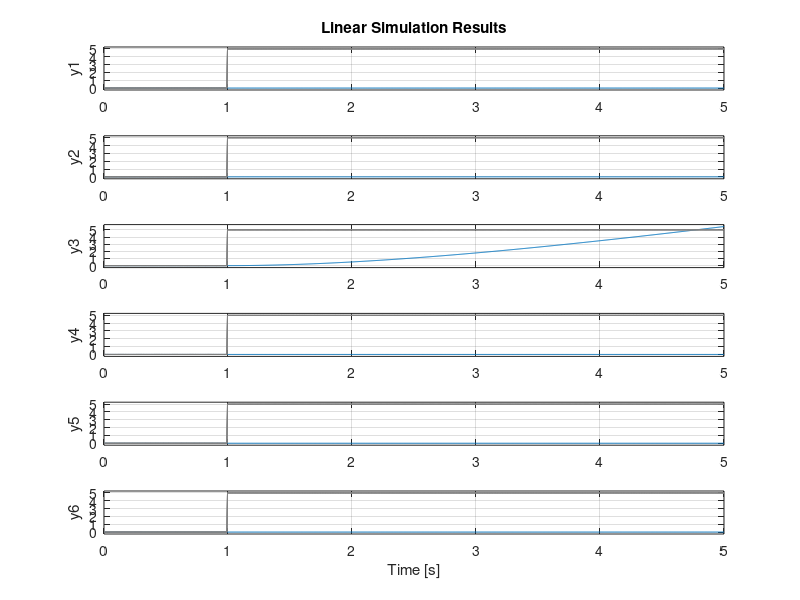

Write the MATLAB code that produced this figure. (Note: this script raises an error after producing the figure.)
%%
load('references_17.mat')



m = .5;
L = .25;
k = 3*10^-6;
b = 10^-7;
g = 9.81;
kd = .25;
cm = 10^4;
Ixx = .005;
Iyy = .005;
Izz = .01;

hv = g*m/(4*k*cm); % hover_voltage; 

A = [0,0,0,1,zeros(1,8);
    0,0,0,0,1,zeros(1,7);
    0,0,0,0,0,1,zeros(1,6);
    0,0,0,-kd/m,zeros(1,8);
    0,0,0,0,-kd/m,zeros(1,7);
    0,0,0,0,0,-kd/m,zeros(1,6);
    zeros(1,9),1,0,0;
    zeros(1,10),1,0;
    zeros(1,11),1;
    zeros(1,12);
    zeros(1,12);
    zeros(1,12)];  
A(5,7) = -g;
A(4,8) = g;
B = zeros(12,4);
B(6,:) = (k*cm/m)*ones(4,1); %vx input
B(10,1) = L*k*cm/Ixx; B(10,3) = -L*k*cm/Ixx;
B(11,2) = L*k*cm/Iyy; B(11,4) = -L*k*cm/Iyy;
B(12,[1,3]) = b*cm/Izz; B(12,[2,4]) = -b*cm/Izz;
%B(4,:) = ones(4,1); %vy input
C = zeros(6,12);
C(1:3,1:3) = eye(3);
C(4:6,7:9) = eye(3);
D = zeros(6,4);
sysl = ss(A,B,C,D);
t = linspace(0,5,1000);
u = zeros(4,length(t));
u(:,200:1000) = u(:,200:1000) + 5;
lsim(sysl,u,t);

%% Discrete system, stability, poles, controllability.
Ts = 0.05;
sysd = c2d(sysl,Ts); 

eig(sysd.A) %Poles
Ad = sysd.A;
Bd = sysd.B;
Cd = sysd.C;
Dd = sysd.D;
zz=tzero(Ad,Bd,Cd,Dd); %Transmission zeros
zeta=zz(1); % choose one of the transmission zeros
M=[zeta*eye(length(Ad))-Ad -Bd; Cd Dd];
z=null(M);
x0=z(1:length(Ad),1);
u0=z(length(Ad)+1:length(z),1);

CC = ctrb(Ad,Bd); %Controllability
[V,dC]=eig(Ad');%unstable uncontrollable -> not stabalizable
Cmodes = Bd'*V;

OO=obsv(Ad,Cd);
rank(OO); % < length(A) ?
[V,dO]=eig(Ad);
Omodes = Cd*V;

%% LQR control
Ts = 0.05;
%Q = zeros(12,12);
%Q(1:3,1:3) = [1,0,0; 0,1,0;0,0,1];
%Q = 1000*eye(12);
%Q(1:3,1:3) = 10000*eye(3);
%R = 1*eye(4);
Q = 100*eye(12);
Q(1:2,1:2) = 500*eye(2); %500
Q(3,3) = 50000;
%Q(1:3,1:3) = 1000*eye(3); 
%Q(3,3) = 10000;
R = 1*eye(4);
a = 1;
b = 1;
Cnew = C(1:3,:); Dnew = D(1:3,:);
sysd = c2d(ss(A,B,Cnew,Dnew),Ts, 'zoh'); %Was tustin first
K_lqr = lqr(sysd,Q,R,0); 
Z = [sysd.A-eye(12),sysd.B;sysd.C,sysd.D];
N = pinv(Z)*[zeros(12,3);eye(3)];
Nx = N(1:12,:);
Nu = N(13:16,:);
Nbar = Nu + K_lqr*Nx;
K_lqr

%% Integral control execute LQR first
Q = 1500*eye(15);
%Q(1:3,1:3) = 500;
Q(3,3) = 3000;
%Q(1:3,1:3) = 10000*eye(3);
Q(13:15,13:15) = 40000*eye(3); %30000 no payload
Q(13:14,13:13) = 50000;
R = 1*eye(4);
[K_lqi,S,e] = lqi(sysd,Q,R,0);
K_lqi

%%
sysd2 = c2d(ss(A,B,C,D),Ts, 'zoh');
Q_kal = zeros(12,12);
Q_kal(4:6,4:6) = eye(3);
Q_kal(10:12,10:12) = eye(3);
Q_kal = Q_kal*0.01;
R_kal = zeros(6,6);
R_kal(1:3,1:3) = 2.5*10^-5*eye(3);
R_kal(4:6,4:6) = 7.57*10^-5*eye(3);